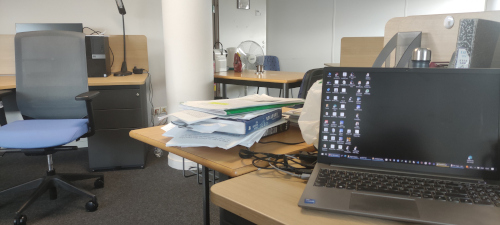
//> input picture ch7/3.jpg, 500 x 225 px
$ ./triangulation 3.jpg 4.jpg   (built with g++ and OpenCV 4)
//> lines starting //> are read from the running program, lines starting //| are printed output that depends on the picture; after the words box and inside, x2 and y2 are one past the last pixel; in counts of white or black regions, pixels touching at a corner belong together
#include <iostream>
#include <opencv2/opencv.hpp>
// #include "extra.h" // used in opencv2
using namespace std;
using namespace cv;

void find_feature_matches(
  const Mat &img_1, const Mat &img_2,
  std::vector<KeyPoint> &keypoints_1,
  std::vector<KeyPoint> &keypoints_2,
  std::vector<DMatch> &matches);

void pose_estimation_2d2d(
  const std::vector<KeyPoint> &keypoints_1,
  const std::vector<KeyPoint> &keypoints_2,
  const std::vector<DMatch> &matches,
  Mat &R, Mat &t);

void triangulation(
  const vector<KeyPoint> &keypoint_1,
  const vector<KeyPoint> &keypoint_2,
  const std::vector<DMatch> &matches,
  const Mat &R, const Mat &t,
  vector<Point3d> &points
);

/// 作图用
inline cv::Scalar get_color(float depth) {
  float up_th = 50, low_th = 10, th_range = up_th - low_th;
  if (depth > up_th) depth = up_th;
  if (depth < low_th) depth = low_th;
  return cv::Scalar(255 * depth / th_range, 0, 255 * (1 - depth / th_range));
}

// 像素坐标转相机归一化坐标
Point2f pixel2cam(const Point2d &p, const Mat &K);

int main(int argc, char **argv) {
  if (argc != 3) {
    cout << "usage: triangulation img1 img2" << endl;
    return 1;
  }
  //-- 读取图像
  Mat img_1 = imread(argv[1], IMREAD_COLOR);
//> img_1 is the input picture: 225 rows x 500 cols, CV_8UC3; mean B, G, R 112.5, 118.4, 121.3
  Mat img_2 = imread(argv[2], IMREAD_COLOR);
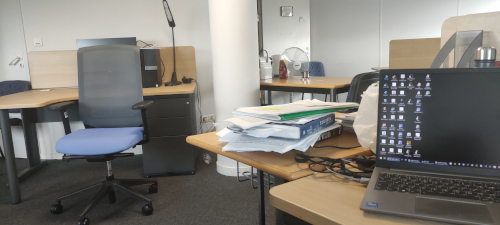
//> input picture ch7/4.jpg, 500 x 225 px
//> img_2 is the input picture: 225 rows x 500 cols, CV_8UC3; mean B, G, R 119.5, 125.6, 128.7

  vector<KeyPoint> keypoints_1, keypoints_2;
  vector<DMatch> matches;
  find_feature_matches(img_1, img_2, keypoints_1, keypoints_2, matches);
  cout << "一共找到了" << matches.size() << "组匹配点" << endl;

  //-- 估计两张图像间运动
  Mat R, t;
  pose_estimation_2d2d(keypoints_1, keypoints_2, matches, R, t);

  //-- 三角化
  vector<Point3d> points;
  triangulation(keypoints_1, keypoints_2, matches, R, t, points);

  //-- 验证三角化点与特征点的重投影关系
  Mat K = (Mat_<double>(3, 3) << 520.9, 0, 325.1, 0, 521.0, 249.7, 0, 0, 1);
  Mat img1_plot = img_1.clone();
  Mat img2_plot = img_2.clone();
  for (int i = 0; i < matches.size(); i++) {
    // 第一个图
    float depth1 = points[i].z;
    cout << "depth: " << depth1 << endl;
    Point2d pt1_cam = pixel2cam(keypoints_1[matches[i].queryIdx].pt, K);
    cv::circle(img1_plot, keypoints_1[matches[i].queryIdx].pt, 2, get_color(depth1), 2);

    // 第二个图
    Mat pt2_trans = R * (Mat_<double>(3, 1) << points[i].x, points[i].y, points[i].z) + t;
    float depth2 = pt2_trans.at<double>(2, 0);
    cv::circle(img2_plot, keypoints_2[matches[i].trainIdx].pt, 2, get_color(depth2), 2);
  }
  cv::imshow("img 1", img1_plot);
  cv::imshow("img 2", img2_plot);
  cv::waitKey();

  return 0;
}

void find_feature_matches(const Mat &img_1, const Mat &img_2,
                          std::vector<KeyPoint> &keypoints_1,
                          std::vector<KeyPoint> &keypoints_2,
                          std::vector<DMatch> &matches) {
  //-- 初始化
  Mat descriptors_1, descriptors_2;
  // used in OpenCV3
  Ptr<FeatureDetector> detector = ORB::create();
  Ptr<DescriptorExtractor> descriptor = ORB::create();
  // use this if you are in OpenCV2
  // Ptr<FeatureDetector> detector = FeatureDetector::create ( "ORB" );
  // Ptr<DescriptorExtractor> descriptor = DescriptorExtractor::create ( "ORB" );
  Ptr<DescriptorMatcher> matcher = DescriptorMatcher::create("BruteForce-Hamming");
  //-- 第一步:检测 Oriented FAST 角点位置
  detector->detect(img_1, keypoints_1);
//> keypoints_1 = 473 keypoints; strongest (x, y, size): (343, 89, 31), (356, 131, 31), (345, 74, 31), (342, 91, 31)
  detector->detect(img_2, keypoints_2);
//> keypoints_2 = 463 keypoints; strongest (x, y, size): (402, 91, 31), (417, 134, 31), (399, 150, 31), (393, 84, 31)

  //-- 第二步:根据角点位置计算 BRIEF 描述子
  descriptor->compute(img_1, keypoints_1, descriptors_1);
  descriptor->compute(img_2, keypoints_2, descriptors_2);

  //-- 第三步:对两幅图像中的BRIEF描述子进行匹配，使用 Hamming 距离
  vector<DMatch> match;
  // BFMatcher matcher ( NORM_HAMMING );
  matcher->match(descriptors_1, descriptors_2, match);
//> match = 473 matches

  //-- 第四步:匹配点对筛选
  double min_dist = 10000, max_dist = 0;

  //找出所有匹配之间的最小距离和最大距离, 即是最相似的和最不相似的两组点之间的距离
  for (int i = 0; i < descriptors_1.rows; i++) {
    double dist = match[i].distance;
    if (dist < min_dist) min_dist = dist;
    if (dist > max_dist) max_dist = dist;
  }
//> this loop made 473 passes
//> (dist, min_dist, max_dist) on pass 1: (76, 76, 76)
//> (dist, min_dist) on passes 2, 7, 26, 35, 74, 162: (41, 41), (30, 30), (19, 19), (15, 15), (11, 11), (8, 8)
//> after the loop, min_dist = 5; max_dist = 98

  printf("-- Max dist : %f \n", max_dist);
//| -- Max dist : 98.000000
  printf("-- Min dist : %f \n", min_dist);
//| -- Min dist : 5.000000

  //当描述子之间的距离大于两倍的最小距离时,即认为匹配有误.但有时候最小距离会非常小,设置一个经验值30作为下限.
  for (int i = 0; i < descriptors_1.rows; i++) {
    if (match[i].distance <= max(2 * min_dist, 30.0)) {
      matches.push_back(match[i]);
    }
  }
//> after the loop, matches = 113 matches
//| 一共找到了113组匹配点
}

void pose_estimation_2d2d(
  const std::vector<KeyPoint> &keypoints_1,
  const std::vector<KeyPoint> &keypoints_2,
  const std::vector<DMatch> &matches,
  Mat &R, Mat &t) {
  // 相机内参,TUM Freiburg2
  Mat K = (Mat_<double>(3, 3) << 520.9, 0, 325.1, 0, 521.0, 249.7, 0, 0, 1);

  //-- 把匹配点转换为vector<Point2f>的形式
  vector<Point2f> points1;
  vector<Point2f> points2;

  for (int i = 0; i < (int) matches.size(); i++) {
    points1.push_back(keypoints_1[matches[i].queryIdx].pt);
    points2.push_back(keypoints_2[matches[i].trainIdx].pt);
  }
//> this loop made 113 passes
//> after the loop, points1 = 113 Points (x, y), first 12: [343, 74], [368, 74], [104, 75], [257, 141], [254, 143], [107, 75], [367, 83], [85, 138], [249, 146], [327, 113], [355, 134], [355, 148]; points2 = 113 Points (x, y), first 12: [401, 76], [428.4, 75.6], [156, 85], [312, 145], [309, 147], [159, 85], [428, 84], [140, 145], [304, 150], [384, 116], [415, 137], [416, 152]

  //-- 计算本质矩阵
  Point2d principal_point(325.1, 249.7);        //相机主点, TUM dataset标定值
  int focal_length = 521;            //相机焦距, TUM dataset标定值
  Mat essential_matrix;
  essential_matrix = findEssentialMat(points1, points2, focal_length, principal_point);
//> essential_matrix = [[0.0107, -0.0354, -0.0479], [0.205, -0.00368, -0.675], [0.0721, 0.702, 0.0155]]

  //-- 从本质矩阵中恢复旋转和平移信息.
  recoverPose(essential_matrix, points1, points2, R, t, focal_length, principal_point);
//> R = [[0.969, -0.0348, 0.243], [0.0346, 0.999, 0.00509], [-0.243, 0.00348, 0.97]]; t = [-0.996, 0.0696, -0.0498]
}

void triangulation(
  const vector<KeyPoint> &keypoint_1,
  const vector<KeyPoint> &keypoint_2,
  const std::vector<DMatch> &matches,
  const Mat &R, const Mat &t,
  vector<Point3d> &points) {
  Mat T1 = (Mat_<float>(3, 4) <<
    1, 0, 0, 0,
    0, 1, 0, 0,
    0, 0, 1, 0);
  Mat T2 = (Mat_<float>(3, 4) <<
    R.at<double>(0, 0), R.at<double>(0, 1), R.at<double>(0, 2), t.at<double>(0, 0),
    R.at<double>(1, 0), R.at<double>(1, 1), R.at<double>(1, 2), t.at<double>(1, 0),
    R.at<double>(2, 0), R.at<double>(2, 1), R.at<double>(2, 2), t.at<double>(2, 0)
  );
//> T2 = [[0.969, -0.0348, 0.243, -0.996], [0.0346, 0.999, 0.00509, 0.0696], [-0.243, 0.00348, 0.97, -0.0498]]

  Mat K = (Mat_<double>(3, 3) << 520.9, 0, 325.1, 0, 521.0, 249.7, 0, 0, 1);
  vector<Point2f> pts_1, pts_2;
  for (DMatch m:matches) {
    // 将像素坐标转换至相机坐标
    pts_1.push_back(pixel2cam(keypoint_1[m.queryIdx].pt, K));
    pts_2.push_back(pixel2cam(keypoint_2[m.trainIdx].pt, K));
  }
//> after the loop, pts_1 = 113 Points (x, y), first 12: [0.0344, -0.337], [0.0824, -0.337], [-0.424, -0.335], [-0.131, -0.209], [-0.136, -0.205], [-0.419, -0.335], [0.0804, -0.32], [-0.461, -0.214], [-0.146, -0.199], [0.00365, -0.262], [0.0574, -0.222], [0.0574, -0.195]; pts_2 = 113 Points (x, y), first 12: [0.146, -0.333], [0.198, -0.334], [-0.325, -0.316], [-0.0251, -0.201], [-0.0309, -0.197], [-0.319, -0.316], [0.198, -0.318], [-0.355, -0.201], [-0.0405, -0.191], [0.113, -0.257], [0.173, -0.216], [0.175, -0.188]

  Mat pts_4d;
  cv::triangulatePoints(T1, T2, pts_1, pts_2, pts_4d);

  // 转换成非齐次坐标
  for (int i = 0; i < pts_4d.cols; i++) {
    Mat x = pts_4d.col(i);
    x /= x.at<float>(3, 0); // 归一化
    Point3d p(
      x.at<float>(0, 0),
      x.at<float>(1, 0),
      x.at<float>(2, 0)
    );
    points.push_back(p);
  }
//> this loop made 113 passes
//> x on passes 1 to 12: [0.23, -2.25, 6.69, 1], [0.555, -2.26, 6.74, 1], [-2.25, -1.79, 5.3, 1], [-0.879, -1.41, 6.72, 1], [-0.917, -1.38, 6.72, 1], [-2.23, -1.8, 5.33, 1], [0.55, -2.18, 6.83, 1], [-2.49, -1.17, 5.41, 1], [-0.981, -1.34, 6.71, 1], [0.0248, -1.78, 6.79, 1], [0.401, -1.55, 6.99, 1], [0.409, -1.39, 7.13, 1]
//> after the loop, points = 113 Point3s, first 12: [0.23, -2.25, 6.69], [0.555, -2.26, 6.74], [-2.25, -1.79, 5.3], [-0.879, -1.41, 6.72], [-0.917, -1.38, 6.72], [-2.23, -1.8, 5.33], [0.55, -2.18, 6.83], [-2.49, -1.17, 5.41], [-0.981, -1.34, 6.71], [0.0248, -1.78, 6.79], [0.401, -1.55, 6.99], [0.409, -1.39, 7.13]
//> the loop in main, `for (int i = 0; i < matches.size(); i++)` made 113 passes
//> (depth1, pt1_cam, pt2_trans, depth2) on passes 1 to 12: (6.69, Point(0.0344, -0.337), [0.928, -2.13, 6.37], 6.37), (6.74, Point(0.0824, -0.337), [1.26, -2.14, 6.35], 6.35), (5.3, Point(-0.424, -0.335), [-1.83, -1.77, 5.63], 5.63), (6.72, Point(-0.131, -0.209), [-0.168, -1.33, 6.68], 6.68), (6.72, Point(-0.136, -0.205), [-0.206, -1.31, 6.69], 6.69), (5.33, Point(-0.419, -0.335), [-1.8, -1.78, 5.66], 5.66), (6.83, Point(0.0804, -0.32), [1.27, -2.05, 6.44], 6.44), (5.41, Point(-0.461, -0.214), [-2.06, -1.16, 5.8], 5.8), (6.71, Point(-0.146, -0.199), [-0.271, -1.27, 6.69], 6.69), (6.79, Point(0.00365, -0.262), [0.737, -1.67, 6.52], 6.52), (6.99, Point(0.0574, -0.222), [1.14, -1.43, 6.63], 6.63), (7.13, Point(0.0574, -0.195), [1.18, -1.27, 6.76], 6.76)
//| depth: 6.68512
//| depth: 6.74323
//| depth: 5.30249
//| depth: 6.72011
//| depth: 6.71809
//| depth: 5.32982
//| depth: 6.83044
//| depth: 5.40653
//> (output is shown up to pass 8 of 113)
//> after the loop in main, `for (int i = 0; i < matches.size(); i++)`:
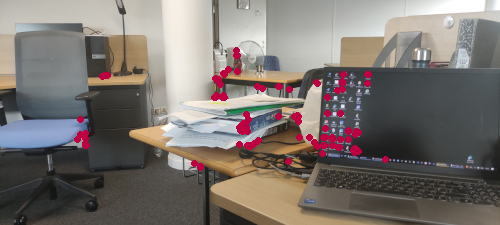
//> img1_plot: 225 rows x 500 cols, CV_8UC3; 2.35% of pixels changed, all inside (x1, y1, x2, y2) = (74, 47, 389, 171)
//> after the loop in main, `for (int i = 0; i < matches.size(); i++)`:
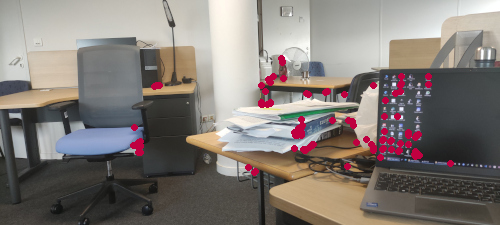
//> img2_plot: 225 rows x 500 cols, CV_8UC3; 2.3% of pixels changed, all inside (x1, y1, x2, y2) = (130, 55, 454, 176)
}

Point2f pixel2cam(const Point2d &p, const Mat &K) {
  return Point2f
    (
      (p.x - K.at<double>(0, 2)) / K.at<double>(0, 0),
      (p.y - K.at<double>(1, 2)) / K.at<double>(1, 1)
    );
}
